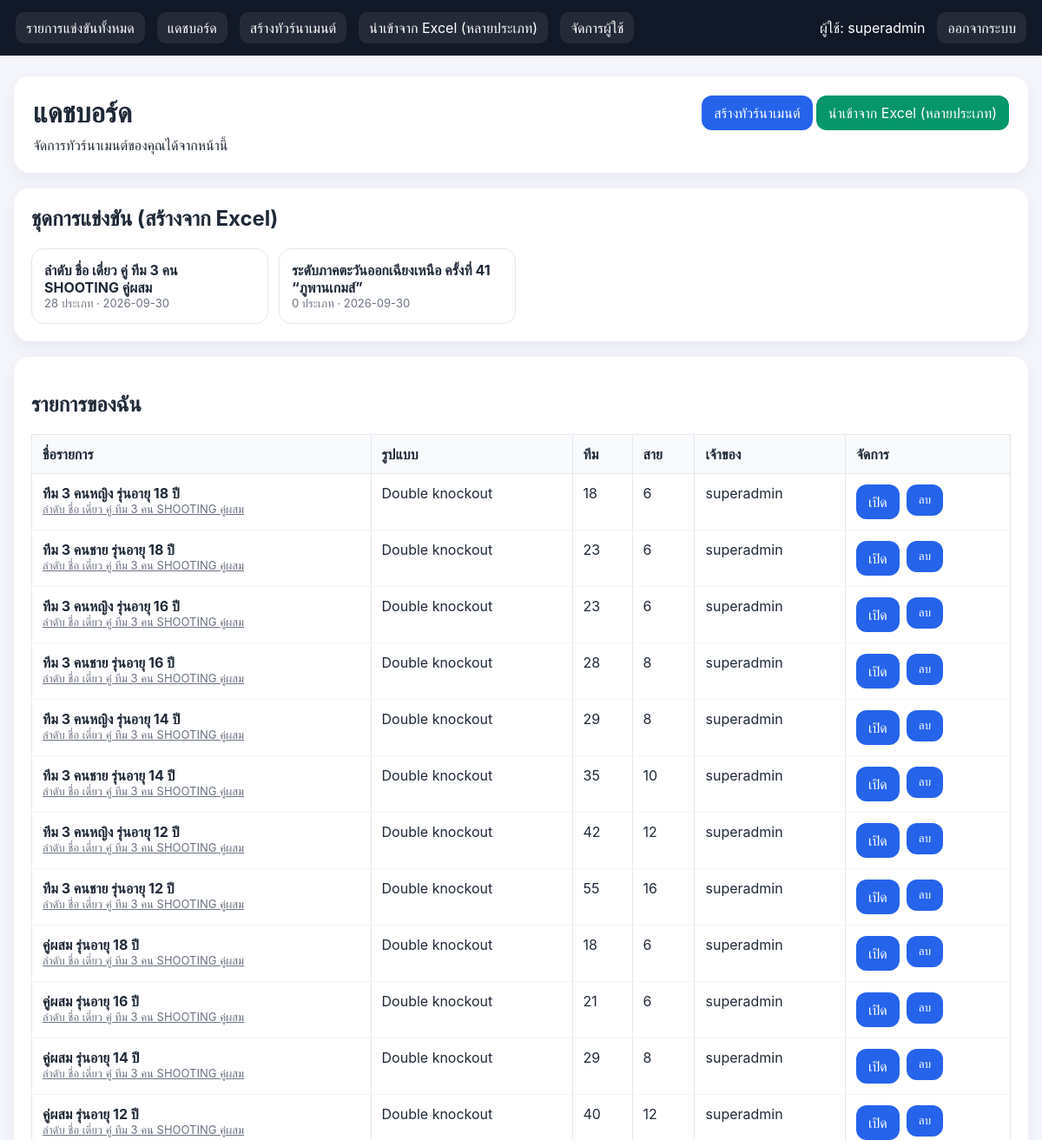
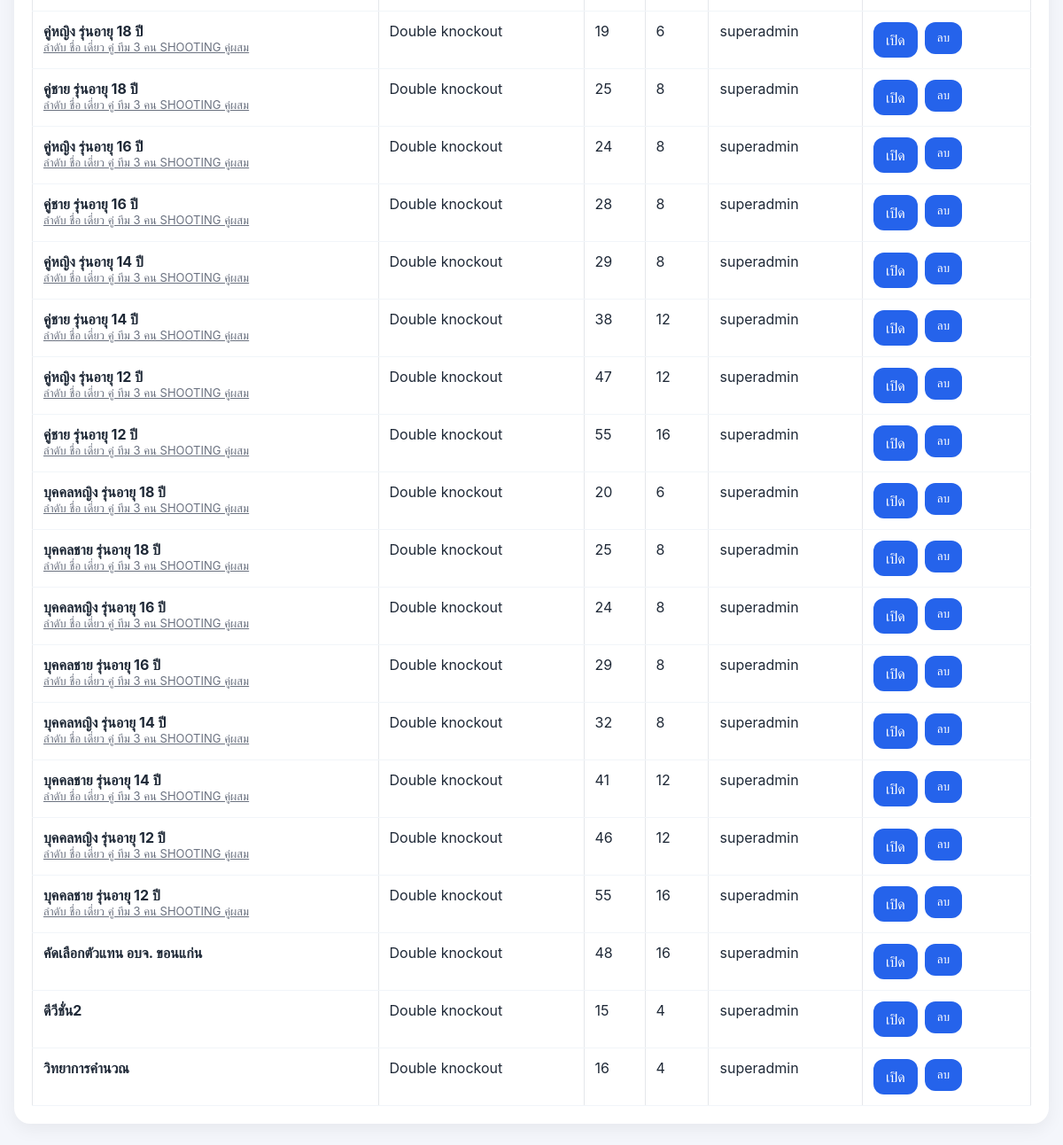
The app's page /dashboard (signed in) with its own data (2 pictures, top to bottom).
### tables this page shows
CREATE TABLE users (
            id INTEGER PRIMARY KEY AUTOINCREMENT,
            username TEXT UNIQUE NOT NULL,
            password_hash TEXT NOT NULL,
            role TEXT NOT NULL CHECK(role IN ('super_admin', 'admin')),
            created_by INTEGER,
            is_active INTEGER NOT NULL DEFAULT 1,
            create_quota INTEGER NOT NULL DEFAULT 0,
            created_count INTEGER NOT NULL DEFAULT 0,
            expires_at TEXT,
            created_at TEXT NOT NULL,
            updated_at TEXT NOT NULL,
            FOREIGN KEY(created_by) REFERENCES users(id)
        );

CREATE TABLE tournament_batches (
            id INTEGER PRIMARY KEY AUTOINCREMENT,
            name TEXT NOT NULL,
            subtitle TEXT,
            owner_id INTEGER NOT NULL,
            left_logo BLOB,
            right_logo BLOB,
            use_default_right_logo INTEGER NOT NULL DEFAULT 1,
            created_at TEXT NOT NULL
        );

CREATE TABLE tournaments (
            id INTEGER PRIMARY KEY AUTOINCREMENT,
            name TEXT NOT NULL,
            owner_id INTEGER NOT NULL,
            team_count INTEGER NOT NULL,
            group_count INTEGER NOT NULL,
            group_sizes_json TEXT NOT NULL,
            avoid_same INTEGER NOT NULL DEFAULT 1,
            competition_type TEXT NOT NULL DEFAULT 'double_knockout',
            qualify_per_group INTEGER NOT NULL DEFAULT 2,
            status TEXT NOT NULL DEFAULT 'draft',
            created_at TEXT NOT NULL, batch_id INTEGER, event_label TEXT, event_category TEXT, event_gender TEXT, event_age INTEGER, sort_order INTEGER,
            FOREIGN KEY(owner_id) REFERENCES users(id)
        );

### app.py (the view, shortened to what this page needs)
@app.route("/dashboard")
@login_required
def dashboard():
    user = current_user()
    db = get_db()
    if user["role"] == "super_admin":
        tournaments = db.execute(
            """
            SELECT t.*, u.username AS owner_name
            FROM tournaments t JOIN users u ON u.id = t.owner_id
            ORDER BY t.id DESC
            """
        ).fetchall()
    create_ok, create_message = can_create_tournament(user)
    batches = db.execute(
        """
        SELECT b.id, b.name, b.subtitle, b.created_at,
               (SELECT COUNT(*) FROM tournaments t WHERE t.batch_id = b.id) AS event_count
        FROM tournament_batches b
        WHERE ? = 'super_admin' OR b.owner_id = ?
        ORDER BY b.id DESC
        """,
        (user["role"], user["id"]),
    ).fetchall()
    batch_names = {b["id"]: b["name"] for b in batches}
    return render_template(
        "dashboard.html",
        tournaments=tournaments,
        create_ok=create_ok,
        create_message=create_message,
        batches=batches,
        batch_names=batch_names,
    )

### app.py (called while the page is built)
def table_exists(db, table_name):
    row = db.execute(
        "SELECT name FROM sqlite_master WHERE type = 'table' AND name = ?",
        (table_name,),
    ).fetchone()
    return row is not None

def get_db():
    if "db" not in g:
        g.db = sqlite3.connect(DATABASE)
        g.db.row_factory = sqlite3.Row
        ensure_runtime_schema(g.db)
    return g.db

def current_user():
    uid = session.get("user_id")
    if not uid:
        return None
    return get_db().execute("SELECT * FROM users WHERE id = ?", (uid,)).fetchone()

def login_required(view):
    @wraps(view)
    def wrapped(*args, **kwargs):
        if not current_user():
            flash("กรุณาเข้าสู่ระบบก่อน", "error")
            return redirect(url_for("login"))
        return view(*args, **kwargs)
    return wrapped

def check_login_access(user):
    if not user["is_active"]:
        return False, "บัญชีนี้ถูกปิดการใช้งานชั่วคราว"
    if user["expires_at"]:
        expiry = parse_expiry(user["expires_at"])
        if expiry and now_dt().date() > expiry.date():
            return False, "บัญชีนี้หมดอายุแล้ว"
    return True, None

def can_create_tournament(user):
    ok, message = check_login_access(user)
    if not ok:
        return ok, message
    if user["role"] != "super_admin" and user["create_quota"] <= 0:
        return False, "สิทธิ์สร้างทัวร์นาเมนต์หมดแล้ว"
    return True, None

def competition_type_label(value):
    labels = {
        "double_knockout": "Double knockout",
        "double_elimination": "Double knockout",
        "knockout": "Knockout",
    }
    return labels.get(value, value or "-")

@app.context_processor
def inject_user():
    return {
        "current_user": current_user(),
        "competition_type_label": competition_type_label,
        "stage_can_edit": stage_is_editable,
    }

### templates/dashboard.html (shortened to what this page needs)
{% extends "base.html" %}
{% block content %}
<div class="page-grid">
    <div class="card" style="padding: 22px;">
        <div style="display:flex; justify-content:space-between; gap:16px; align-items:flex-start; flex-wrap:wrap;">
            <div>
                <h1 style="margin:0 0 8px 0;">แดชบอร์ด</h1>
                <p class="muted-text" style="margin:0;">
                    จัดการทัวร์นาเมนต์ของคุณได้จากหน้านี้
                </p>
            </div>
            <div>
                {% if create_ok %}
                    <a class="btn btn-primary" href="{{ url_for('create_tournament') }}">สร้างทัวร์นาเมนต์</a>
                    <a class="btn success" href="{{ url_for('import_events') }}">นำเข้าจาก Excel (หลายประเภท)</a>
                {% else %}
                    <button class="btn btn-secondary" disabled>สร้างทัวร์นาเมนต์ไม่ได้</button>
                {% endif %}
            </div>
        </div>
    </div>
    {% if batches %}
    <div class="card" style="padding: 20px;">
        <h2 class="section-title" style="margin-top:0;">ชุดการแข่งขัน (สร้างจาก Excel)</h2>
        <div style="display:grid; grid-template-columns:repeat(auto-fill,minmax(260px,1fr)); gap:12px;">
            {% for b in batches %}
            <a href="{{ url_for('view_batch', batch_id=b.id) }}" style="text-decoration:none; color:inherit; border:1px solid #e5e7eb; border-radius:14px; padding:14px; display:block;">
                <strong>{{ b.name }}</strong>
                <div class="muted small">{{ b.event_count }} ประเภท · {{ b.created_at[:10] }}</div>
            </a>
            {% endfor %}
        </div>
    </div>
    {% endif %}
    <div class="card" style="padding: 20px;">
        <h2 class="section-title">รายการของฉัน</h2>
        {% if tournaments %}
        <div style="overflow-x:auto;">
            <table style="border-collapse: collapse;">
                <thead>
                    <tr>
                        <th style="text-align:left; padding:12px; border-bottom:1px solid #e5e7eb;">ชื่อรายการ</th>
                        <th style="text-align:left; padding:12px; border-bottom:1px solid #e5e7eb;">รูปแบบ</th>
                        <th style="text-align:left; padding:12px; border-bottom:1px solid #e5e7eb;">ทีม</th>
                        <th style="text-align:left; padding:12px; border-bottom:1px solid #e5e7eb;">สาย</th>
                        <th style="text-align:left; padding:12px; border-bottom:1px solid #e5e7eb;">เจ้าของ</th>
                        <th style="text-align:left; padding:12px; border-bottom:1px solid #e5e7eb;">จัดการ</th>
                    </tr>
                </thead>
                <tbody>
                    {% for t in tournaments %}
                    <tr>
                        <td style="padding:12px; border-bottom:1px solid #f1f5f9;">
                            <strong>{{ t.name }}</strong>
                            {% if t.batch_id and batch_names.get(t.batch_id) %}
                            <div class="small"><a href="{{ url_for('view_batch', batch_id=t.batch_id) }}" class="muted">{{ batch_names[t.batch_id] }}</a></div>
                            {% endif %}
                        </td>
                        <td style="padding:12px; border-bottom:1px solid #f1f5f9;">
                            {{ competition_type_label(t.competition_type) }}
                        </td>
                        <td style="padding:12px; border-bottom:1px solid #f1f5f9;">{{ t.team_count }}</td>
                        <td style="padding:12px; border-bottom:1px solid #f1f5f9;">{{ t.group_count }}</td>
                        <td style="padding:12px; border-bottom:1px solid #f1f5f9;">{{ t.owner_name }}</td>
                        <td style="padding:12px; border-bottom:1px solid #f1f5f9;">
                            <div style="display:flex; gap:8px; flex-wrap:wrap;">
                                <a class="btn btn-primary" href="{{ url_for('view_tournament', tournament_id=t.id) }}">เปิด</a>
                                <form method="post" action="{{ url_for('delete_tournament', tournament_id=t.id) }}" onsubmit="return confirm('ยืนยันการลบทัวร์นาเมนต์นี้?');">
                                    <button type="submit" class="btn btn-danger">ลบ</button>
                                </form>
                            </div>
                        </td>
                    </tr>
                    {% endfor %}
                </tbody>
            </table>
        </div>
        {% else %}
        <div class="empty-state">ยังไม่มีทัวร์นาเมนต์</div>
        {% endif %}
    </div>
</div>
{% endblock %}

### templates/base.html (shortened to what this page needs)
<!doctype html>
<html lang="th">
<head>
</head>
<body>
  <div class="nav">
    <a href="{{ url_for('home') }}">รายการแข่งขันทั้งหมด</a>
    {% if current_user %}
      <a href="{{ url_for('dashboard') }}">แดชบอร์ด</a>
      <a href="{{ url_for('create_tournament') }}">สร้างทัวร์นาเมนต์</a>
      <a href="{{ url_for('import_events') }}">นำเข้าจาก Excel (หลายประเภท)</a>
      {% if current_user['role'] == 'super_admin' %}
      <a href="{{ url_for('manage_users') }}">จัดการผู้ใช้</a>
      {% endif %}
      <span>ผู้ใช้: {{ current_user['username'] }}</span>
      <a href="{{ url_for('logout') }}">ออกจากระบบ</a>
    {% else %}
      <span class="spacer"></span>
      <a href="{{ url_for('login') }}">เข้าสู่ระบบ</a>
    {% endif %}
  </div>
  <div class="wrap">
    {% block content %}{% endblock %}
  </div>
</body>
</html>

### templates/base.html (style rules this page uses)
body { font-family:-apple-system,BlinkMacSystemFont,'Segoe UI',sans-serif;background:#f4f6fb;margin:0;color:#1f2937 }
.nav { background:#111827;color:#fff;padding:14px 18px;display:flex;gap:14px;align-items:center;flex-wrap:wrap }
.nav a { color:#fff;text-decoration:none;padding:8px 12px;border-radius:10px;background:rgba(255,255,255,.08) }
.wrap { max-width:1200px;margin:24px auto;padding:0 16px }
.card { background:#fff;border-radius:18px;padding:20px;box-shadow:0 6px 20px rgba(0,0,0,.06);margin-bottom:18px }
.muted { color:#6b7280 }
.btn { display:inline-block;border:0;border-radius:12px;padding:10px 14px;background:#2563eb;color:#fff;text-decoration:none;cursor:pointer }
.btn.success { background:#059669 }
table { width:100%;border-collapse:collapse }
th,td { border:1px solid #e5e7eb;padding:8px;vertical-align:top }
th { background:#f8fafc }
.small { font-size:13px }

### records on screen
users: username "superadmin"
tournament_batches: name "ลำดับ ชื่อ เดี่ยว คู่ ทีม 3 คน SHOOTING คู่ผสม", event_count "28", created_at "2026-09-30"
tournament_batches: name "ระดับภาคตะวันออกเฉียงเหนือ ครั้งที่ 41 “ภูพานเกมส์”", event_count "0", created_at "2026-09-30"
tournaments: name "ทีม 3 คนหญิง รุ่นอายุ 18 ปี", competition_type "Double knockout", team_count "18", group_count "6", owner_name "superadmin"
tournaments: name "ทีม 3 คนชาย รุ่นอายุ 18 ปี", competition_type "Double knockout", team_count "23", group_count "6", owner_name "superadmin"
tournaments: name "ทีม 3 คนหญิง รุ่นอายุ 16 ปี", competition_type "Double knockout", team_count "23", group_count "6", owner_name "superadmin"
tournaments: name "ทีม 3 คนชาย รุ่นอายุ 16 ปี", competition_type "Double knockout", team_count "28", group_count "8", owner_name "superadmin"
tournaments: name "ทีม 3 คนหญิง รุ่นอายุ 14 ปี", competition_type "Double knockout", team_count "29", group_count "8", owner_name "superadmin"
tournaments: name "ทีม 3 คนชาย รุ่นอายุ 14 ปี", competition_type "Double knockout", team_count "35", group_count "10", owner_name "superadmin"
tournaments: name "ทีม 3 คนหญิง รุ่นอายุ 12 ปี", competition_type "Double knockout", team_count "42", group_count "12", owner_name "superadmin"
tournaments: name "ทีม 3 คนชาย รุ่นอายุ 12 ปี", competition_type "Double knockout", team_count "55", group_count "16", owner_name "superadmin"
tournaments: name "คู่ผสม รุ่นอายุ 18 ปี", competition_type "Double knockout", team_count "18", group_count "6", owner_name "superadmin"
tournaments: name "คู่ผสม รุ่นอายุ 16 ปี", competition_type "Double knockout", team_count "21", group_count "6", owner_name "superadmin"
tournaments: name "คู่ผสม รุ่นอายุ 14 ปี", competition_type "Double knockout", team_count "29", group_count "8", owner_name "superadmin"
tournaments: name "คู่ผสม รุ่นอายุ 12 ปี", competition_type "Double knockout", team_count "40", group_count "12", owner_name "superadmin"
tournaments: name "คู่หญิง รุ่นอายุ 18 ปี", competition_type "Double knockout", team_count "19", group_count "6", owner_name "superadmin"
tournaments: name "คู่ชาย รุ่นอายุ 18 ปี", competition_type "Double knockout", team_count "25", group_count "8", owner_name "superadmin"
tournaments: name "คู่หญิง รุ่นอายุ 16 ปี", competition_type "Double knockout", team_count "24", group_count "8", owner_name "superadmin"
tournaments: name "คู่ชาย รุ่นอายุ 16 ปี", competition_type "Double knockout", team_count "28", group_count "8", owner_name "superadmin"
tournaments: name "คู่หญิง รุ่นอายุ 14 ปี", competition_type "Double knockout", team_count "29", group_count "8", owner_name "superadmin"
tournaments: name "คู่ชาย รุ่นอายุ 14 ปี", competition_type "Double knockout", team_count "38", group_count "12", owner_name "superadmin"
tournaments: name "คู่หญิง รุ่นอายุ 12 ปี", competition_type "Double knockout", team_count "47", group_count "12", owner_name "superadmin"
tournaments: name "คู่ชาย รุ่นอายุ 12 ปี", competition_type "Double knockout", team_count "55", group_count "16", owner_name "superadmin"
tournaments: name "บุคคลหญิง รุ่นอายุ 18 ปี", competition_type "Double knockout", team_count "20", group_count "6", owner_name "superadmin"
tournaments: name "บุคคลชาย รุ่นอายุ 18 ปี", competition_type "Double knockout", team_count "25", group_count "8", owner_name "superadmin"
tournaments: name "บุคคลหญิง รุ่นอายุ 16 ปี", competition_type "Double knockout", team_count "24", group_count "8", owner_name "superadmin"
tournaments: name "บุคคลชาย รุ่นอายุ 16 ปี", competition_type "Double knockout", team_count "29", group_count "8", owner_name "superadmin"
tournaments: name "บุคคลหญิง รุ่นอายุ 14 ปี", competition_type "Double knockout", team_count "32", group_count "8", owner_name "superadmin"
tournaments: name "บุคคลชาย รุ่นอายุ 14 ปี", competition_type "Double knockout", team_count "41", group_count "12", owner_name "superadmin"
tournaments: name "บุคคลหญิง รุ่นอายุ 12 ปี", competition_type "Double knockout", team_count "46", group_count "12", owner_name "superadmin"
tournaments: name "บุคคลชาย รุ่นอายุ 12 ปี", competition_type "Double knockout", team_count "55", group_count "16", owner_name "superadmin"
tournaments: name "คัดเลือกตัวแทน อบจ. ขอนแก่น", competition_type "Double knockout", team_count "48", group_count "16", owner_name "superadmin"
tournaments: name "ดีวีชั่น2", competition_type "Double knockout", team_count "15", group_count "4", owner_name "superadmin"
tournaments: name "วิทยาการคำนวณ", competition_type "Double knockout", team_count "16", group_count "4", owner_name "superadmin"
